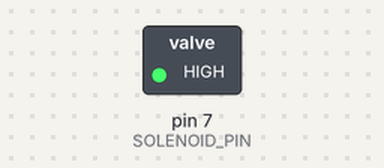
This sketch was run on a simulated Arduino Uno, built with avr-gcc and run on an emulated ATmega328P. Shown: switched loads named in the sketch (green lamp = pin HIGH). Dashed ring = blinking. What the sketch prints to the serial monitor is not drawn.

Above: at 0.5 s.
Timing chart, 0 to 4.6 s (numbered marks = the images above):
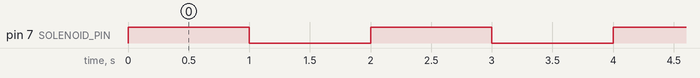

The sketch:

SolenoidTest.ino
```cpp
/**
 * SolenoidTest.ino
 * Run this code to test the setup of the solenoid valve.
 * Author: eindiran <eindiran@uchicago.edu>
 */

/** Initialize globals */
const int DEBUG = 1;         // If this is on, the system will be more verbose
const int OPEN_SECONDS = 1;  // Number of seconds to open the solenoid valve for
const int DELAY_SECONDS = 1; // The time between runs in loop()
const int SOLENOID_PIN = 7;  // The pin value on the Arduino used for the sv

/**
 * setup() --> One-time setup steps:
 * open serial port, set baud rate to 9600, prep solenoid's pin.
 */
void setup() {
  Serial.begin(9600);
  pinMode(SOLENOID_PIN, OUTPUT);
}

/**
 * nc_turn_solenoid() --> Open a NC Solenoid valve:
 * Puts a normally closed solenoid valve into its open
 * state for num_seconds, then closes it.
 */
void nc_turn_solenoid(int num_seconds) {
  int num_ms = num_seconds * 1000;
  if (DEBUG) {
    Serial.print("Opening solenoid valve for "); Serial.print(num_seconds); Serial.println(" second(s).");
  }
  digitalWrite(SOLENOID_PIN, HIGH); // Switched magnet on; open
  delay(num_ms);
  digitalWrite(SOLENOID_PIN, LOW);  // Switched magnet off; closed
  if (DEBUG) {
    Serial.println("Solenoid valve closed.");
  }
}

/**
 * loop() --> Opens the solenoid for OPEN_SECONDS
 * then waits for DELAY_SECONDS, ad infinitum, until the Arduino
 * is otherwise interfered with.
 */
void loop() {
  nc_turn_solenoid(OPEN_SECONDS); // turn on for OPEN_SECONDS
  delay(DELAY_SECONDS * 1000);
}
```

Measured:
- by itself, pin 7 (SOLENOID_PIN): alternates HIGH for 1.0 s and LOW for 1.0 s
